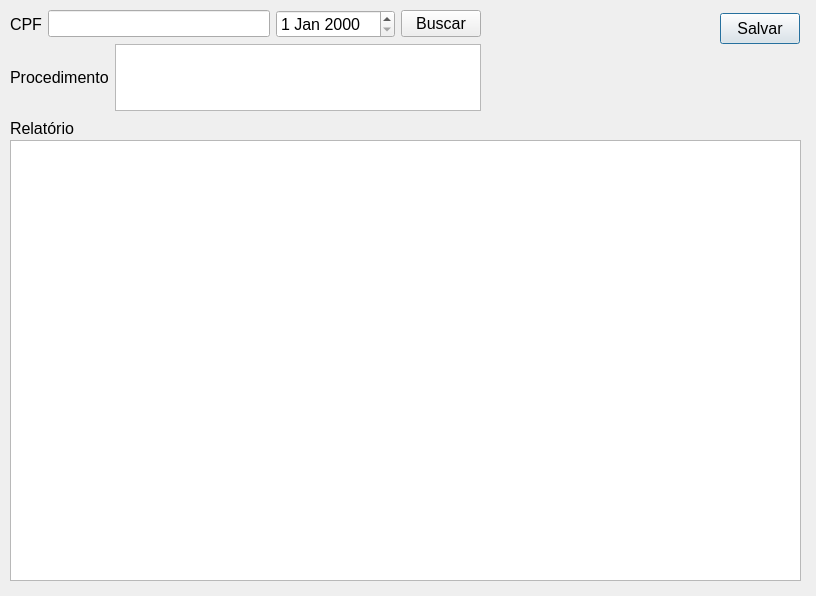
<?xml version="1.0" encoding="UTF-8"?>
<ui version="4.0">
 <class>addRelatorio</class>
 <widget class="QDialog" name="addRelatorio">
  <property name="geometry">
   <rect>
    <x>0</x>
    <y>0</y>
    <width>816</width>
    <height>596</height>
   </rect>
  </property>
  <property name="sizePolicy">
   <sizepolicy hsizetype="Fixed" vsizetype="Fixed">
    <horstretch>0</horstretch>
    <verstretch>0</verstretch>
   </sizepolicy>
  </property>
  <property name="windowTitle">
   <string>Dialog</string>
  </property>
  <widget class="QTextEdit" name="teRelatorio">
   <property name="geometry">
    <rect>
     <x>10</x>
     <y>140</y>
     <width>791</width>
     <height>441</height>
    </rect>
   </property>
   <property name="sizePolicy">
    <sizepolicy hsizetype="Expanding" vsizetype="Expanding">
     <horstretch>0</horstretch>
     <verstretch>0</verstretch>
    </sizepolicy>
   </property>
  </widget>
  <widget class="QPushButton" name="btSalvar">
   <property name="geometry">
    <rect>
     <x>720</x>
     <y>13</y>
     <width>80</width>
     <height>31</height>
    </rect>
   </property>
   <property name="font">
    <font>
     <pointsize>12</pointsize>
    </font>
   </property>
   <property name="text">
    <string>Salvar</string>
   </property>
  </widget>
  <widget class="QLabel" name="label_3">
   <property name="geometry">
    <rect>
     <x>10</x>
     <y>120</y>
     <width>71</width>
     <height>16</height>
    </rect>
   </property>
   <property name="font">
    <font>
     <pointsize>12</pointsize>
    </font>
   </property>
   <property name="text">
    <string>Relatório</string>
   </property>
  </widget>
  <widget class="QWidget" name="">
   <property name="geometry">
    <rect>
     <x>10</x>
     <y>10</y>
     <width>471</width>
     <height>101</height>
    </rect>
   </property>
   <layout class="QVBoxLayout" name="verticalLayout">
    <item>
     <layout class="QHBoxLayout" name="horizontalLayout_2">
      <item>
       <widget class="QLabel" name="label">
        <property name="font">
         <font>
          <pointsize>12</pointsize>
         </font>
        </property>
        <property name="text">
         <string>CPF</string>
        </property>
       </widget>
      </item>
      <item>
       <layout class="QHBoxLayout" name="horizontalLayout">
        <item>
         <widget class="QLineEdit" name="leCPF">
          <property name="font">
           <font>
            <pointsize>12</pointsize>
           </font>
          </property>
          <property name="maxLength">
           <number>11</number>
          </property>
         </widget>
        </item>
        <item>
         <widget class="QDateEdit" name="dateEdit">
          <property name="font">
           <font>
            <pointsize>12</pointsize>
           </font>
          </property>
         </widget>
        </item>
        <item>
         <widget class="QPushButton" name="btBuscar">
          <property name="font">
           <font>
            <pointsize>12</pointsize>
           </font>
          </property>
          <property name="text">
           <string>Buscar</string>
          </property>
         </widget>
        </item>
       </layout>
      </item>
     </layout>
    </item>
    <item>
     <layout class="QHBoxLayout" name="horizontalLayout_3">
      <item>
       <widget class="QLabel" name="label_2">
        <property name="font">
         <font>
          <pointsize>12</pointsize>
         </font>
        </property>
        <property name="text">
         <string>Procedimento</string>
        </property>
       </widget>
      </item>
      <item>
       <widget class="QTextEdit" name="teProcedimento"/>
      </item>
     </layout>
    </item>
   </layout>
  </widget>
 </widget>
 <resources/>
 <connections/>
</ui>
